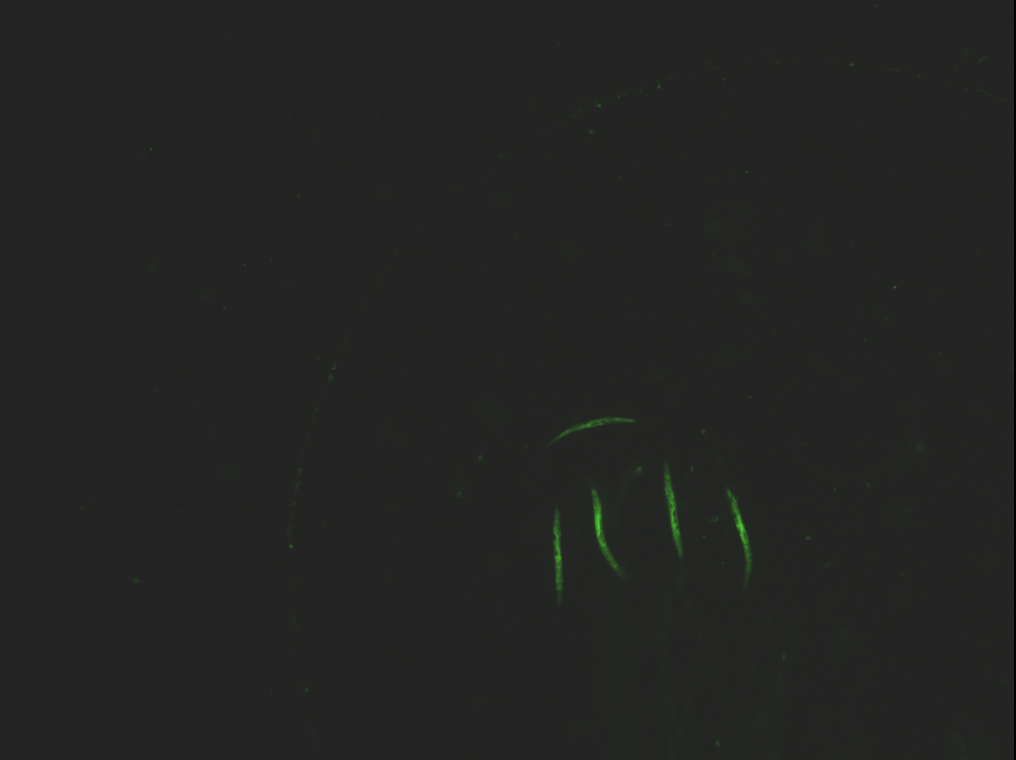
#> input picture Lainey_4-4/GenericWorms.png, 2032 x 1520 px, given as the content of the folder /home/r/Desktop, which was not available (shown at 1/2 size)
$ python Histogram.py
#> lines starting #> are read from the running program, lines starting #| are printed output that depends on the picture; pictures that were not available may be replaced by others from this repository, and a replacement may not be noted
import cv2, copy, os
import numpy as np
import matplotlib.pyplot as plt
from skimage.filters.rank import entropy
from skimage.morphology import disk

def showImageAndHistogram(array, histo, title="test", numBins=256):
    fig, axes = plt.subplots(1, 2, figsize=(12, 6))

    # Left side → histogram
    axes[0].hist(histo.ravel(), bins=numBins, color='gray')
    axes[0].set_title('Histogram')
    axes[0].set_xlabel('Pixel Intensity')
    axes[0].set_ylabel('Frequency')

    # Right side → image
    axes[1].imshow(array, cmap='gray')
    axes[1].set_title(title)
    axes[1].axis('off')

    plt.tight_layout()
    plt.show()

def threshold_mean_std(im: np.ndarray, k=3):
    return im.mean() + (k * im.std())

image_folder = r"/home/r/Desktop"

for filename in os.listdir(image_folder):
    if not filename.lower().endswith((".png", ".jpg", ".jpeg", ".tif", ".bmp")):
        continue

    filepath = os.path.join(image_folder, filename)
    print(f"Processing {filename}...")

    # Load and preprocess
    original_array = cv2.imread(filepath, -1)[:,:,1]   # extract green channel
#> original_array: shape (1520, 2032); min 0, max 222, mean 36.6
    original_array = cv2.resize(original_array, (1000, 1000))
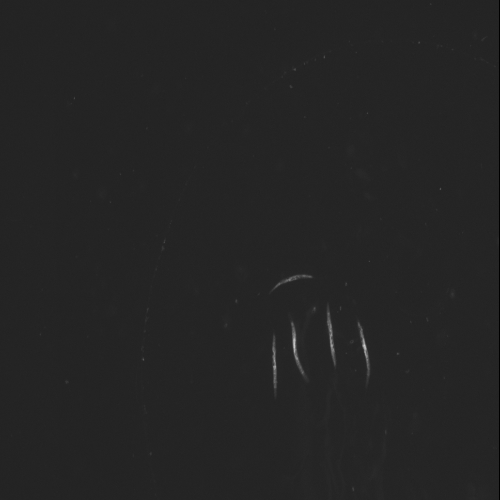
#> original_array: shape (1000, 1000) (shown at 1/2 size); min 0, max 212, mean 36.4

    # Gaussian smoothing
    gaussian_array = cv2.GaussianBlur(original_array, (7, 7), 5)

    # Entropy filter
    entropy_array = entropy(gaussian_array, disk(10))
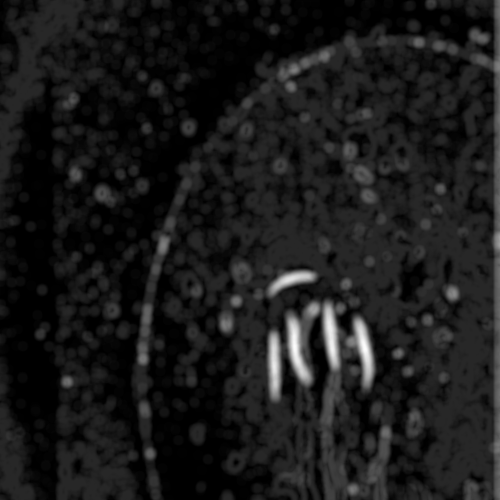
#> entropy_array: shape (1000, 1000) float64 (shown at 1/2 size); min 0, max 6.39, mean 0.663; drawn with min black and max white
    uint8_array = (entropy_array * (255 / entropy_array.max())).astype(np.uint8)

    # Threshold
    threshold_array = copy.deepcopy(uint8_array)
    threshold = threshold_mean_std(threshold_array)
#> threshold = 107.2
    threshold_array[threshold_array < threshold] = 0
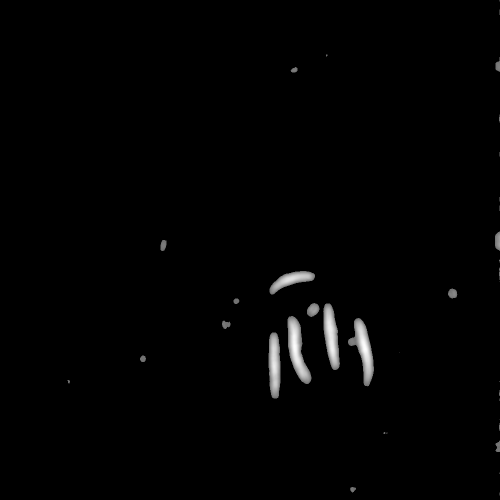
#> threshold_array: shape (1000, 1000) (shown at 1/2 size); min 0, max 255, mean 2.8

    # Show results (image right, histogram left)
    nonzero_values = threshold_array[threshold_array > 0]
#> nonzero_values = 16756 values, max 255 at index 10213, min 108 at index 1, mean 165
    showImageAndHistogram(threshold_array, nonzero_values, f"{filename} — After Thresholding")
#> in showImageAndHistogram, `plt.show()`:
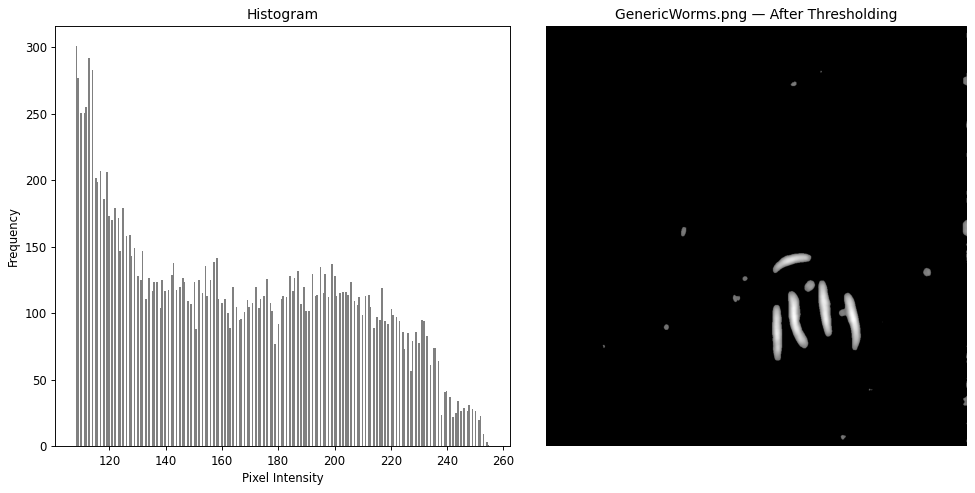
#> figure drawn by matplotlib, 2 panels; panel 1: tallest bar 301 high, from x = 108 to 108.6


# Show results (image right, histogram left)
nonzero_values = threshold_array[threshold_array > 0]
showImageAndHistogram(threshold_array, nonzero_values, "After Thresholding")
